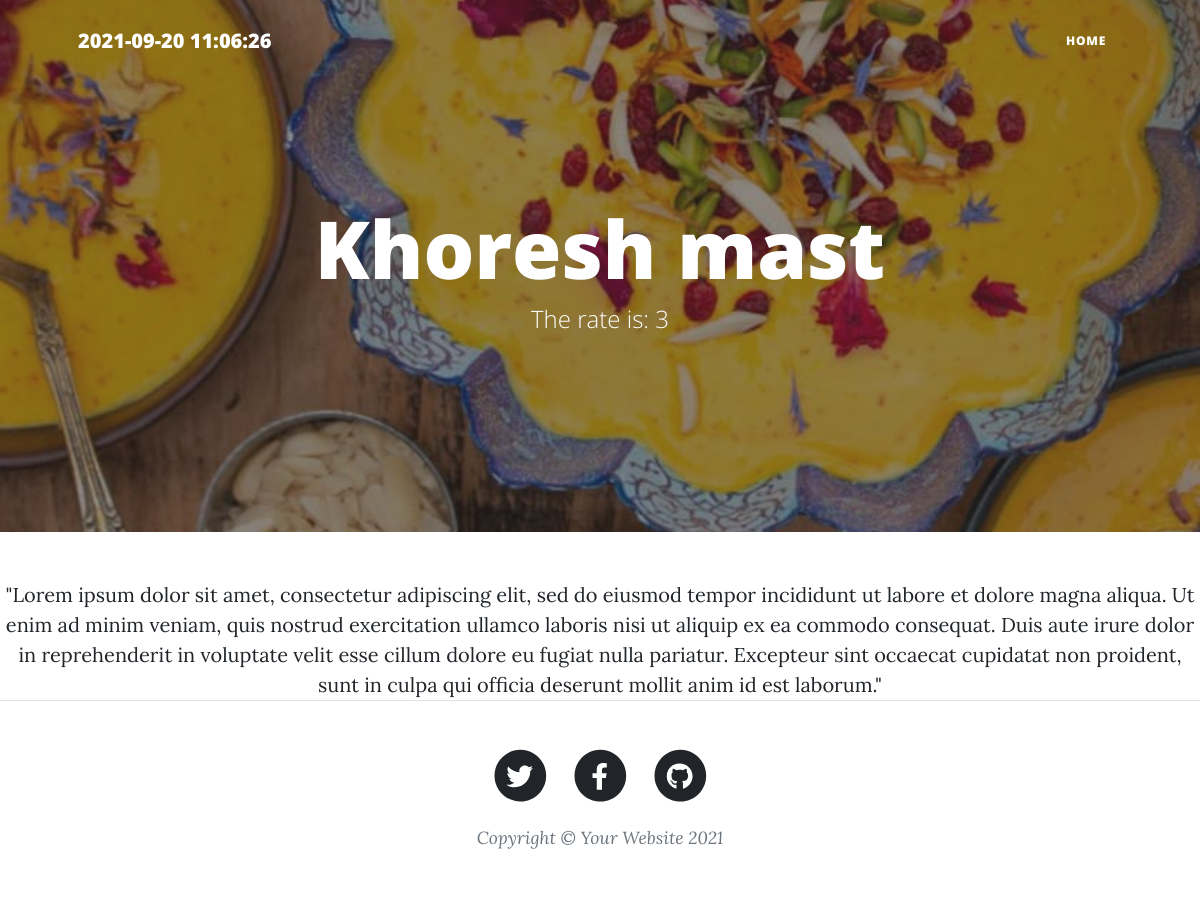
/khoreshMast, run on the app's committed database.
### food/models.py (models this page shows, shortened)
class foodArgus(models.Model):
    FOOD_RATE = (
        ('Best', (
        ('1','1'),
        ('2','2'),
        ('3','3'),
         )),
        ('Nice', (
        ('4','4'),
        ('5','5'),
        ))
    )
    USERS = {
        ('Atid','Atid'),
        ('Narges', 'Narges'),
        ('Yasin', 'Yasin'),
        ('Ardalan', 'Ardalan'),
    }
    name = models.CharField(max_length=20)
    slug = models.SlugField(max_length=20)
    desc = models.TextField()
    rate = models.CharField(max_length=1, choices=FOOD_RATE)
    auth = models.CharField(max_length=10, choices=USERS)
    group = models.ManyToManyField(category, related_name='articles')
    date = models.DateTimeField(default=timezone.now)
    pic = models.ImageField(upload_to= 'foodpics/')
    class Meta:
        verbose_name = "غذا"
        verbose_name_plural = "غذاها"
    objects = myManagers()

### food/views.py (the view)
# urls.py: path('<slug:func>', showDetail),
def showDetail(request , func):
     context = {
         'foods': foodArgus.objects.get(slug=func),
     }
     return render(request, 'details.html', context)

### food/templatetags/manualTag.py (called while the page is built)
@register.simple_tag
def time():
    return datetime.datetime.now()

### food/templates/details.html
{%extends 'base.html'%}
{%block main%}
     <header class="masthead" style="background-image: url('{{foods.pic.url}}')">
        <div class="container position-relative px-4 px-lg-5">
            <div class="row gx-4 gx-lg-5 justify-content-center">
                <div class="col-md-10 col-lg-8 col-xl-7">
                    <div class="site-heading">
                        <h1>{{foods.name}}</h1>
                        <span class="subheading">The rate is: {{foods.rate}}</span>
                    </div>
                </div>
            </div>
        </div>
    </header>
    <center>
        <p1 class="text-justify">{{foods.desc}}</p1>
    </center>
{%endblock%}

### data on the page
foodArgus: pic (picture), name "Khoresh mast", rate "3", desc "\"Lorem ipsum dolor sit amet, consectetur adipiscing elit, sed do eiusmod tempor incididunt ut labore et dolore magna aliqua. Ut enim ad minim veniam, quis nostrud exercitation ullamco laboris nisi ut aliquip ex ea commodo consequat. Duis aute irure dolor in reprehenderit in voluptate velit esse cillum dolore eu fugiat nulla pariatur. Excepteur sint occaecat cupidatat non proident, sunt in culpa qui officia deserunt mollit anim id est laborum.\""
